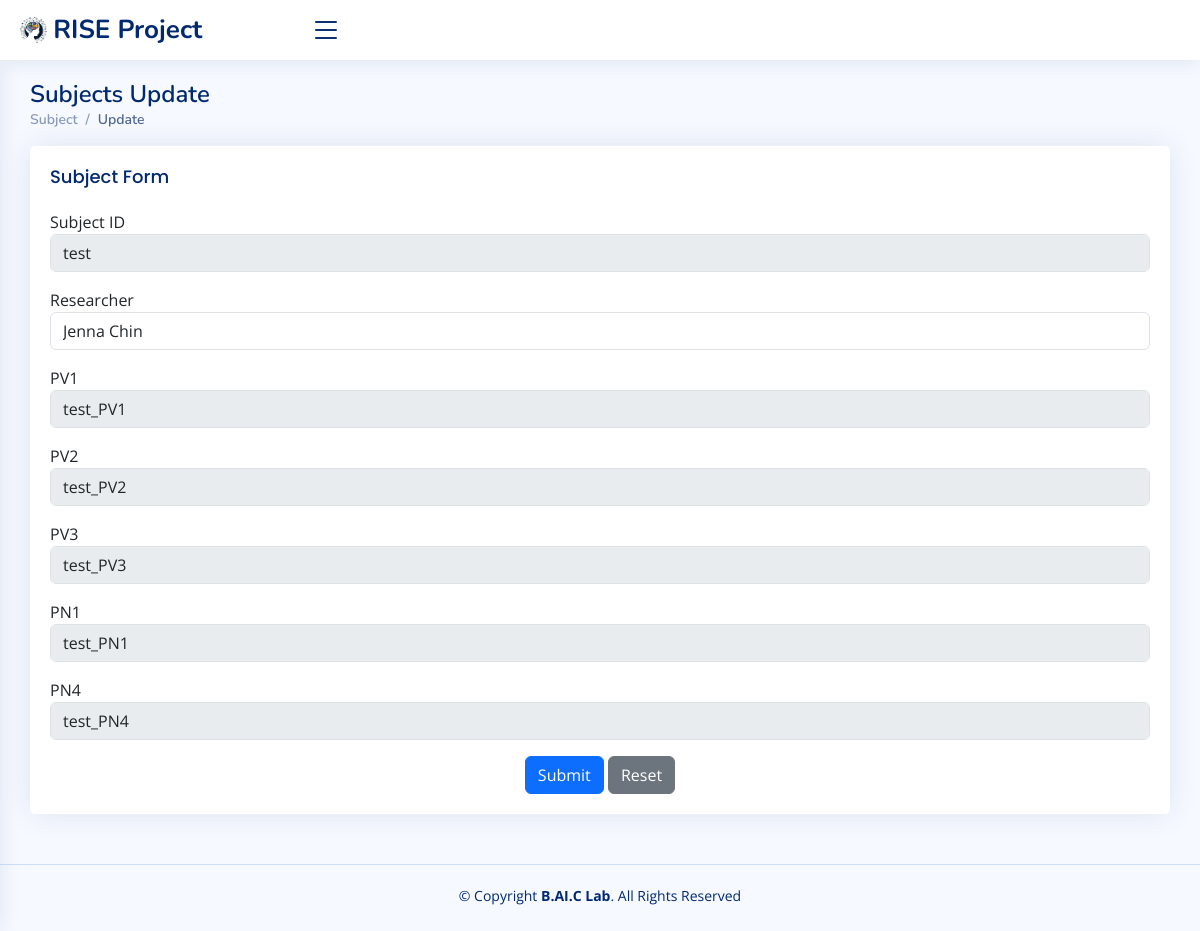
The app's page /subjectUpdate/test with its own data.
### rise/models.py (models this page shows, shortened)
class Subject(models.Model):
    subject_id = models.CharField(max_length=20, primary_key=True)
    researcher = models.CharField(max_length=20)
    pv1 = models.CharField(max_length=20)
    pv2 = models.CharField(max_length=20)
    pv3 = models.CharField(max_length=20)
    pn1 = models.CharField(max_length=20)
    pn4 = models.CharField(max_length=20)
    class Meta:
        app_label = 'rise'

### rise/views.py (the view)
# urls.py: path('subjectUpdate/<str:subject_id>', subject_update, name='subject_update'),
def subject_update(request, subject_id):
    subject = Subject.objects.get(subject_id=subject_id)
    if request.method == 'POST':
        form = SubjectForm(request.POST)
        if form.clean_researcher_field():
            Subject.objects.filter(subject_id=subject_id).update(researcher=form.data.get('researcher'), )
            return redirect('/home')
    else:
        form = SubjectForm(instance=subject)
        return render(request, 'subject_update.html', {'form': form})
    return redirect('/home')

### rise/forms.py (shortened to what this page needs)
class SubjectForm(forms.ModelForm):
    class Meta:
        model = Subject
        fields = ['subject_id', 'researcher', 'pv1', 'pv2', 'pv3', 'pn1', 'pn4']

### rise/templates/subject_update.html (shortened to what this page needs)
<!DOCTYPE html>
<html lang="en">
{% load static %}
<head>
  <link href="{% static 'assets/vendor/bootstrap/css/bootstrap.min.css' %}" rel="stylesheet">
  <link href="{% static 'assets/vendor/bootstrap-icons/bootstrap-icons.css' %}" rel="stylesheet">
  <link href="{% static 'assets/vendor/boxicons/css/boxicons.min.css' %}" rel="stylesheet">
  <link href="{% static 'assets/vendor/quill/quill.snow.css' %}" rel="stylesheet">
  <link href="{% static 'assets/vendor/quill/quill.bubble.css' %}" rel="stylesheet">
  <link href="{% static 'assets/vendor/remixicon/remixicon.css' %}" rel="stylesheet">
  <link href="{% static 'assets/vendor/simple-datatables/style.css' %}" rel="stylesheet">
  <link href="{% static 'assets/css/style.css' %}" rel="stylesheet">
</head>
<body>
  <header id="header" class="header fixed-top d-flex align-items-center">
    <div class="d-flex align-items-center justify-content-between">
      <a href="/home" class="logo d-flex align-items-center">
        <img src="{% static 'assets/img/baic.png' %}" alt="">
        <span class="d-none d-lg-block"> RISE Project</span>
      </a>
      <i class="bi bi-list toggle-sidebar-btn"></i>
    </div>
  </header>
  <main id="main" class="main">
    <div class="pagetitle">
      <h1>
          Subjects Update
      </h1>
      <nav>
        <ol class="breadcrumb">
          <li class="breadcrumb-item">Subject</li>
          <li class="breadcrumb-item active">Update</li>
        </ol>
      </nav>
    </div>
        <div class="col-lg-12">
          <div class="card">
            <div class="card-body">
              <h5 class="card-title">Subject Form</h5>
              <form class="row g-3 needs-validation" method="POST" novalidate>
                <div class="col-12">
                  <label for="{{ form.subject_id.id_for_label }}">Subject ID</label>
                  <input type="text" class="form-control" id="{{ form.subject_id.id_for_label }}" name="{{ form.subject_id.name }}" value="{{ form.subject_id.value }}" disabled >
                </div>
                <div class="col-12">
                  <label for="{{ form.researcher.id_for_label }}">Researcher</label>
                  <input type="text" class="form-control" id="{{ form.researcher.id_for_label }}" name="{{ form.researcher.name }}" value="{{ form.researcher.value }}" required>
                </div>
                <div class="col-12">
                    <label for="{{ form.pv1.id_for_label }}">PV1</label>
                    <input type="text" class="form-control" id="{{ form.pv1.id_for_label }}" name="{{ form.pv1.name }}" value="{{ form.pv1.value }}" disabled>
                </div>
                <div class="col-12">
                    <label for="{{ form.pv2.id_for_label }}">PV2</label>
                    <input type="text" class="form-control" id="{{ form.pv2.id_for_label }}" name="{{ form.pv2.name }}" value="{{ form.pv2.value }}" disabled>
                </div>
                <div class="col-12">
                    <label for="{{ form.pv3.id_for_label }}">PV3</label>
                    <input type="text" class="form-control" id="{{ form.pv3.id_for_label }}" name="{{ form.pv3.name }}" value="{{ form.pv3.value }}" disabled>
                </div>
                <div class="col-12">
                    <label for="{{ form.pn1.id_for_label }}">PN1</label>
                    <input type="text" class="form-control" id="{{ form.pn1.id_for_label }}" name="{{ form.pn1.name }}" value="{{ form.pn1.value }}" disabled>
                </div>
                <div class="col-12">
                    <label for="{{ form.pn4.id_for_label }}">PN4</label>
                    <input type="text" class="form-control" id="{{ form.pn4.id_for_label }}" name="{{ form.pn4.name }}" value="{{ form.pn4.value }}" disabled>
                </div>
                <div class="text-center">
                  <button type="submit" class="btn btn-primary">Submit</button>
                  <button type="reset" class="btn btn-secondary">Reset</button>
                </div>
              </form>
            </div>
          </div>
        </div>
  </main>
  <footer id="footer" class="footer">
    <div class="copyright">
      &copy; Copyright <strong><span>B.AI.C Lab</span></strong>. All Rights Reserved
    </div>
    <div class="credits">
    </div>
  </footer>
</body>
</html>

### static/assets/css/style.css (style rules this page uses)
:root { scroll-behavior: smooth; }
body { font-family: "Open Sans", sans-serif; background: #f6f9ff; color: #444444; }
a { color: #4154f1; text-decoration: none; }
h1, h2, h3, h4, h5, h6 { font-family: "Nunito", sans-serif; }
#main { margin-top: 60px; padding: 20px 30px; transition: all 0.3s; }
.pagetitle { margin-bottom: 10px; }
.pagetitle h1 { font-size: 24px; margin-bottom: 0; font-weight: 600; color: #012970; }
.card { margin-bottom: 30px; border: none; border-radius: 5px; box-shadow: 0px 0 30px rgba(1, 41, 112, 0.1); }
.card-title { padding: 20px 0 15px 0; font-size: 18px; font-weight: 500; color: #012970; font-family: "Poppins", sans-serif; }
.card-body { padding: 0 20px 20px 20px; }
.breadcrumb { font-size: 14px; font-family: "Nunito", sans-serif; color: #899bbd; font-weight: 600; }
.breadcrumb .breadcrumb-item::before { color: #899bbd; }
.breadcrumb .active { color: #51678f; font-weight: 600; }
.logo { line-height: 1; }
@media (min-width: 1200px) { .logo { width: 280px; } }
.logo img { max-height: 26px; margin-right: 6px; }
.logo span { font-size: 26px; font-weight: 700; color: #012970; font-family: "Nunito", sans-serif; }
.header { transition: all 0.5s; z-index: 997; height: 60px; box-shadow: 0px 2px 20px rgba(1, 41, 112, 0.1); background-color: #fff; padding-left: 20px; }
.header .toggle-sidebar-btn { font-size: 32px; padding-left: 10px; cursor: pointer; color: #012970; }
@media (min-width: 1200px) { #main, #footer { margin-left: 0; } }
.footer { padding: 20px 0; font-size: 14px; transition: all 0.3s; border-top: 1px solid #cddfff; }
.footer .copyright { text-align: center; color: #012970; }
.footer .credits { padding-top: 5px; text-align: center; font-size: 13px; color: #012970; }

### records on screen
Subject: subject_id "test", researcher "Jenna Chin", pv1 "test_PV1", pv2 "test_PV2", pv3 "test_PV3", pn1 "test_PN1", pn4 "test_PN4"
